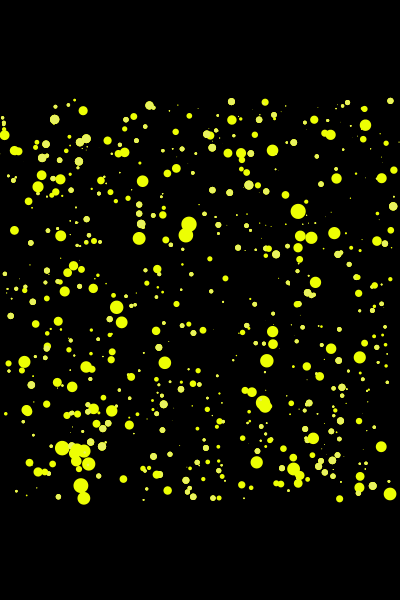
Frame 1 (no input)
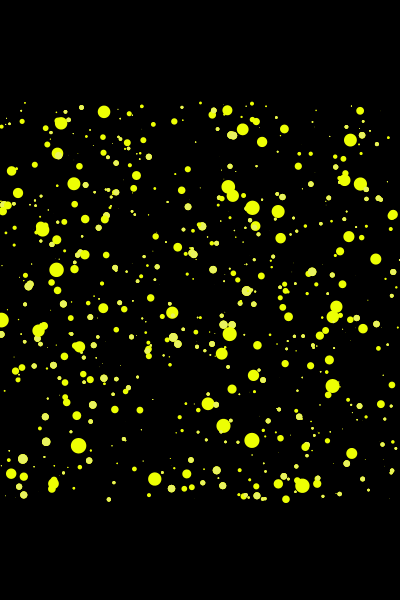
Frame 60 (the mouse pressed at the canvas centre just before this capture)
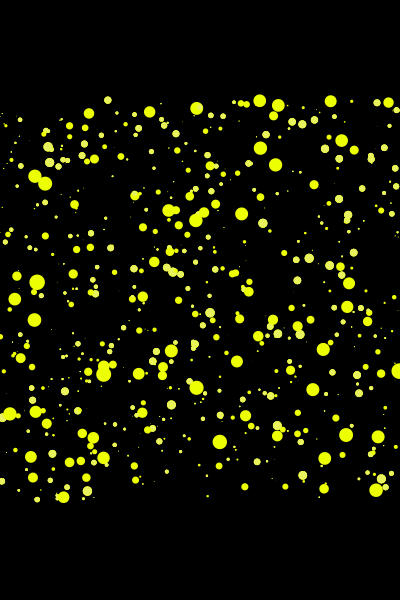
Frame 120 (the mouse held since frame 60 and released just before this capture)

The Processing sketch that drew these frames (run headless with seeded random() and noise(); from frame 60 on, the mouse is pressed at the canvas centre):

// Processing sketch: processing_4229
// ── processing_4229.pde

Flash[] flashes;
float t,maxSpeed;
float minSpeed = 2;

void setup() {
  size(400,600);
  background(0);
  //smooth();
  maxSpeed = 10;
  flashes = new Flash[1000];
  for(int i = 0; i<flashes.length; i++) { 
    flashes[i] = new Flash(random(-20,20));
  }
}
void draw() {
  background(0);
  if (keyPressed && keyCode==UP) {
    maxSpeed+=0.5;
  }
  if (keyPressed && keyCode==DOWN) {
    maxSpeed-=0.5;
  }
  for(int i = 0; i<flashes.length; i++) {
  flashes[i].update();
  flashes[i].display();
  }
}

class Flash {

  float c,x,y,z;
  float s,r,g,b;
  int form;

  Flash(float tempZ) {
    z = tempZ;
    c = random(255);
    x = random(width);
    y = random(100,height-100);
    s = random(10);
    r = random(255);
    g = random(255);
    b = random(255);
    form = ceil(random(3));  
  }
  void update() {
    if(c<0) {
      c = 255;
    }
    c-=random(minSpeed,maxSpeed); 
  } 
  void display() {
    if(c<=0) {
      x = random(width);
      y = random(100,height-100);   
    } 
    if (form<2) {
      noStroke();
      fill(#EDFF03);
      ellipse(x,y,c/15-s,c/15-s);
      fill(#EDFF03);
      ellipse(x,y,c/25-s/2,c/25-s/2);
    }
    if (form>2) {
      noStroke();
      fill(#EDFF03);
      ellipse(x,y,c/25-s/2,c/25-s/2);
      fill(#EDFF03);
      ellipse(x,y,c/25-s/2,c/25-s/2);
      fill(#E8F25F);
      ellipse(x,y,c/25-s/2,c/25-s/2);
    }
  }
}
